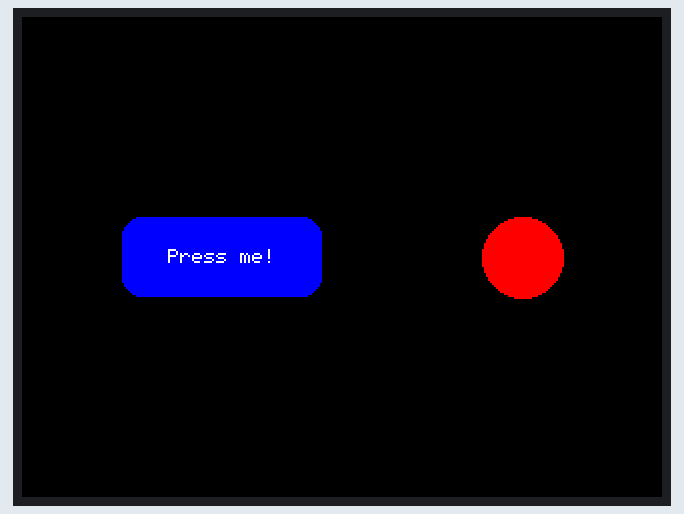
A sketch run on a simulated Arduino Uno, built with avr-gcc and run on an emulated ATmega328P. Shown: 320×240 colour display. What the sketch prints to the serial monitor is not drawn.

Above: at 0.3 s.

The sketch:

3_using_the_touchscreen.ino
```cpp
/*
 * 3_using_the_touchscreen.ino
 *
 * a simple touch screen demo using the adafruit gfx libraries and
 * drivers for the adafruit 2.8" TFT + capactive touchscreen display
 * breakout:
 *
 * https://www.adafruit.com/product/2090
 *
 * this demo has a touchable button that controls a virtual led. touch
 * the button and the led turns on, touch it again and it turns off.
 *
 * full documentation for all features can be found at:
 *
 * https://adafruit.github.io/Adafruit-GFX-Library/html/index.html
 *
 * author: alex shenfield
 * date:   2024-11-12
 */

// include the necessary libraries
#include <SPI.h>
#include <Wire.h>
#include <Adafruit_GFX.h>
#include <Adafruit_ILI9341.h>
#include <Adafruit_FT6206.h>

// INITIAL DEFINES

// LCD AND TOUCHSCREEN

// define the custom pins
#define TFT_DC 6
#define TFT_CS 7
#define TFT_RS 5

// create display and touchscreen objects
Adafruit_ILI9341 tft = Adafruit_ILI9341(TFT_CS, TFT_DC, TFT_RS);
Adafruit_FT6206   ts = Adafruit_FT6206();

// lcd size
const int lcd_width  = 320;
const int lcd_height = 240;

// GRAPHICS OBJECTS

// define the button
Adafruit_GFX_Button on_button;

// set the x and y positions to put the button on the centre left of
// the screen (note: the button coordinates are the centre of the
// button)
const int button_x = 100;
const int button_y = 120;

// set the height and width of the button
const int button_h = 40;
const int button_w = 100;

// set the x and y positions so that the "led" is centre right of the
// screen (note: the coordinates are the centre of the circle)
const int led_x = 250;
const int led_y = 120;

// led radius
const int led_r = 20;

// STATE VARIABLES

// keep track of the led state
int led_state = LOW;

// CODE

// this method runs once (when the sketch starts)
void setup()
{
  // start serial comms and wait until its up and running
  Serial.begin(115200);
  while (!Serial)
  {
    delay(10);
  }
  Serial.println("Simple touchscreen program running ...");

  // start the touchscreen and the tft screen and make the screen black
  ts.begin();
  tft.begin();
  tft.setRotation(1);
  tft.fillScreen(ILI9341_BLACK);

  print_diagnostics();

  // draw the button
  on_button.initButton(&tft, button_x, button_y, button_w, button_h,
                       ILI9341_BLUE, ILI9341_WHITE, ILI9341_BLUE,
                       "Press me!", 1, 1);
  on_button.drawButton(true);

  // draw the "led"
  tft.fillCircle(led_x, led_y, led_r, ILI9341_RED);
}

// this method loops continuously
void loop()
{
  // if the touch screen has been pressed ...
  if (ts.touched())
  {
    // get the touch coordinate and flip it to match the orientation
    // of the screen
    TS_Point p = ts.getPoint();
    p.x = map(p.x, 0, lcd_height, lcd_height, 0);
    p.y = map(p.y, 0, lcd_width, lcd_width, 0);
    int y = tft.height() - p.x;
    int x = p.y;

    // check the button
    if (on_button.contains(x,y))
    {
      on_button.press(true);
    }
  }
  // as soon as it's released, reset the button press
  else
  {
    on_button.press(false);
  }

  // if the button was pressed since we last checked the touch screen
  // state then toggle the led colour
  if (on_button.justPressed())
  {
    if (led_state == LOW)
    {
      tft.fillCircle(led_x, led_y, led_r, ILI9341_GREEN);
      led_state = HIGH;
    }
    else
    {
      tft.fillCircle(led_x, led_y, led_r, ILI9341_RED);
      led_state = LOW;
    }
  }
}

// UTILITY METHODS

// print some simple diagnostic information about the TFT LCD (this is optional
// but can help debug problems – e.g. the lcd not being properly connected)
void print_diagnostics()
{
  uint8_t x = 0;
  x = tft.readcommand8(ILI9341_RDMODE);
  Serial.print("display power mode: 0x");
  Serial.println(x, HEX);
  x = tft.readcommand8(ILI9341_RDMADCTL);
  Serial.print("MADCTL mode: 0x");
  Serial.println(x, HEX);
  x = tft.readcommand8(ILI9341_RDPIXFMT);
  Serial.print("pixel format: 0x");
  Serial.println(x, HEX);
  x = tft.readcommand8(ILI9341_RDIMGFMT);
  Serial.print("image format: 0x");
  Serial.println(x, HEX);
  x = tft.readcommand8(ILI9341_RDSELFDIAG);
  Serial.print("self diagnostic: 0x");
  Serial.println(x, HEX);
}
```
